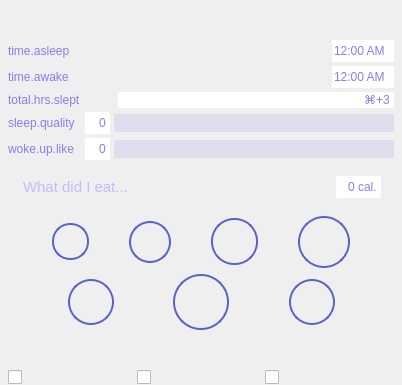
      <widget class="QWidget" name="bds_page">
       <layout class="QGridLayout" name="gridLayout_75">
        <property name="leftMargin">
         <number>8</number>
        </property>
        <property name="topMargin">
         <number>0</number>
        </property>
        <property name="rightMargin">
         <number>8</number>
        </property>
        <property name="bottomMargin">
         <number>0</number>
        </property>
        <property name="spacing">
         <number>0</number>
        </property>
        <item row="0" column="0">
         <widget class="QFrame" name="mainframe">
          <property name="minimumSize">
           <size>
            <width>245</width>
            <height>0</height>
           </size>
          </property>
          <layout class="QVBoxLayout" name="verticalLayout">
           <property name="spacing">
            <number>0</number>
           </property>
           <property name="leftMargin">
            <number>0</number>
           </property>
           <property name="topMargin">
            <number>0</number>
           </property>
           <property name="rightMargin">
            <number>0</number>
           </property>
           <property name="bottomMargin">
            <number>0</number>
           </property>
           <item>
            <widget class="QFrame" name="frame_3">
             <property name="sizePolicy">
              <sizepolicy hsizetype="Preferred" vsizetype="Preferred">
               <horstretch>0</horstretch>
               <verstretch>0</verstretch>
              </sizepolicy>
             </property>
             <layout class="QGridLayout" name="gridLayout_9">
              <property name="leftMargin">
               <number>0</number>
              </property>
              <property name="topMargin">
               <number>0</number>
              </property>
              <property name="rightMargin">
               <number>0</number>
              </property>
              <property name="bottomMargin">
               <number>0</number>
              </property>
              <property name="spacing">
               <number>4</number>
              </property>
              <item row="3" column="0">
               <widget class="QLabel" name="label_3">
                <property name="styleSheet">
                 <string notr="true">
/* ///////////////////////////////////////////////////////////////
QLabel
/////////////////////////////////////////////////////////////// */
QLabel {
font-weight:300;
	color: rgb(132, 127, 239);
}
QLabel:hover {
	color: rgb(162, 157, 255);
}
</string>
                </property>
                <property name="text">
                 <string>total.hrs.slept</string>
                </property>
               </widget>
              </item>
              <item row="5" column="1">
               <widget class="QSpinBox" name="woke_up_like">
                <property name="styleSheet">
                 <string notr="true">
/* ///////////////////////////////////////////////////////////////
QSpinBox
/////////////////////////////////////////////////////////////// */
QSpinBox {color:rgb(132,127,239);}
QSpinBox:hover {color: rgb(192,187,255);}
QSpinBox:focus {color: rgb(162,157,255);}
</string>
                </property>
                <property name="frame">
                 <bool>false</bool>
                </property>
                <property name="alignment">
                 <set>Qt::AlignRight|Qt::AlignTrailing|Qt::AlignVCenter</set>
                </property>
                <property name="buttonSymbols">
                 <enum>QAbstractSpinBox::NoButtons</enum>
                </property>
                <property name="suffix">
                 <string/>
                </property>
                <property name="minimum">
                 <number>0</number>
                </property>
                <property name="maximum">
                 <number>10</number>
                </property>
               </widget>
              </item>
              <item row="5" column="0">
               <widget class="QLabel" name="woke_like_lbl">
                <property name="styleSheet">
                 <string notr="true">
/* ///////////////////////////////////////////////////////////////
QLabel
/////////////////////////////////////////////////////////////// */
QLabel {
font-weight:300;
	color: rgb(132, 127, 239);
}
QLabel:hover {
	color: rgb(162, 157, 255);
}
</string>
                </property>
                <property name="text">
                 <string>woke.up.like</string>
                </property>
               </widget>
              </item>
              <item row="4" column="2" colspan="2">
               <widget class="QSlider" name="sleep_quality_slider">
                <property name="minimumSize">
                 <size>
                  <width>0</width>
                  <height>18</height>
                 </size>
                </property>
                <property name="styleSheet">
                 <string notr="true">
    /* ///////////////////////////////////////////////////////////////
    QSlider Colors
    /////////////////////////////////////////////////////////////// */
    
    QSlider::handle:horizontal {background:rgb(132,127,239);}
    QSlider::handle:horizontal:hover {background:rgb(162,157,255);}
    QSlider::handle:horizontal:pressed {background:rgb(112,107,219);}
    QSlider::groove:horizontal:hover {background:rgba(132,127,239,0.35);}
    QSlider::groove:horizontal {background:rgba(132,127,239,0.15);}

    </string>
                </property>
                <property name="maximum">
                 <number>10</number>
                </property>
                <property name="orientation">
                 <enum>Qt::Horizontal</enum>
                </property>
               </widget>
              </item>
              <item row="2" column="0">
               <widget class="QLabel" name="label_2">
                <property name="styleSheet">
                 <string notr="true">
/* ///////////////////////////////////////////////////////////////
QLabel
/////////////////////////////////////////////////////////////// */
QLabel {
font-weight:300;
	color: rgb(132, 127, 239);
}
QLabel:hover {
	color: rgb(162, 157, 255);
}
</string>
                </property>
                <property name="text">
                 <string>time.awake</string>
                </property>
               </widget>
              </item>
              <item row="4" column="1">
               <widget class="QSpinBox" name="sleep_quality">
                <property name="styleSheet">
                 <string notr="true">
/* ///////////////////////////////////////////////////////////////
QSpinBox
/////////////////////////////////////////////////////////////// */
QSpinBox {color:rgb(132,127,239);}
QSpinBox:hover {color: rgb(192,187,255);}
QSpinBox:focus {color: rgb(162,157,255);}
</string>
                </property>
                <property name="frame">
                 <bool>false</bool>
                </property>
                <property name="alignment">
                 <set>Qt::AlignRight|Qt::AlignTrailing|Qt::AlignVCenter</set>
                </property>
                <property name="buttonSymbols">
                 <enum>QAbstractSpinBox::NoButtons</enum>
                </property>
                <property name="suffix">
                 <string/>
                </property>
                <property name="minimum">
                 <number>0</number>
                </property>
                <property name="maximum">
                 <number>10</number>
                </property>
               </widget>
              </item>
              <item row="5" column="2" colspan="2">
               <widget class="QSlider" name="woke_up_like_slider">
                <property name="minimumSize">
                 <size>
                  <width>0</width>
                  <height>18</height>
                 </size>
                </property>
                <property name="styleSheet">
                 <string notr="true">
    /* ///////////////////////////////////////////////////////////////
    QSlider Colors
    /////////////////////////////////////////////////////////////// */
    
    QSlider::handle:horizontal {background:rgb(132,127,239);}
    QSlider::handle:horizontal:hover {background:rgb(162,157,255);}
    QSlider::handle:horizontal:pressed {background:rgb(112,107,219);}
    QSlider::groove:horizontal:hover {background:rgba(132,127,239,0.35);}
    QSlider::groove:horizontal {background:rgba(132,127,239,0.15);}

    </string>
                </property>
                <property name="maximum">
                 <number>10</number>
                </property>
                <property name="orientation">
                 <enum>Qt::Horizontal</enum>
                </property>
               </widget>
              </item>
              <item row="1" column="0">
               <widget class="QLabel" name="label">
                <property name="styleSheet">
                 <string notr="true">
/* ///////////////////////////////////////////////////////////////
QLabel
/////////////////////////////////////////////////////////////// */
QLabel {
font-weight:300;
	color: rgb(132, 127, 239);
}
QLabel:hover {
	color: rgb(162, 157, 255);
}
</string>
                </property>
                <property name="text">
                 <string>time.asleep</string>
                </property>
               </widget>
              </item>
              <item row="2" column="3" alignment="Qt::AlignRight">
               <widget class="QTimeEdit" name="time_awake">
                <property name="styleSheet">
                 <string notr="true">
/* ///////////////////////////////////////////////////////////////
QTimeEdit
/////////////////////////////////////////////////////////////// */
QTimeEdit {color:rgb(132,127,239);}
QTimeEdit:hover {color: rgb(152,147,255);}
QTimeEdit:focus {color: rgb(172,167,255);}
</string>
                </property>
                <property name="frame">
                 <bool>false</bool>
                </property>
                <property name="alignment">
                 <set>Qt::AlignLeading|Qt::AlignLeft|Qt::AlignVCenter</set>
                </property>
                <property name="buttonSymbols">
                 <enum>QAbstractSpinBox::NoButtons</enum>
                </property>
                <property name="displayFormat">
                 <string>hh:mm AP</string>
                </property>
               </widget>
              </item>
              <item row="4" column="0">
               <widget class="QLabel" name="sleep_quality_lbl">
                <property name="styleSheet">
                 <string notr="true">
/* ///////////////////////////////////////////////////////////////
QLabel
/////////////////////////////////////////////////////////////// */
QLabel {
font-weight:300;
	color: rgb(132, 127, 239);
}
QLabel:hover {
	color: rgb(162, 157, 255);
}
</string>
                </property>
                <property name="text">
                 <string>sleep.quality</string>
                </property>
               </widget>
              </item>
              <item row="3" column="3">
               <widget class="QLineEdit" name="total_hours_slept">
                <property name="styleSheet">
                 <string notr="true">
/* ///////////////////////////////////////////////////////////////
QTimeEdit
/////////////////////////////////////////////////////////////// */
QLineEdit {color:rgb(132,127,239);border:none;}
QLineEdit:hover {color: rgb(152,147,255);border:none;}
QLineEdit:focus {color: rgb(172,167,255);border:none;}
</string>
                </property>
                <property name="text">
                 <string>⌘+3</string>
                </property>
                <property name="frame">
                 <bool>false</bool>
                </property>
                <property name="alignment">
                 <set>Qt::AlignRight|Qt::AlignTrailing|Qt::AlignVCenter</set>
                </property>
                <property name="placeholderText">
                 <string>press opt+H to get total hours.</string>
                </property>
               </widget>
              </item>
              <item row="1" column="3" alignment="Qt::AlignRight">
               <widget class="QTimeEdit" name="time_asleep">
                <property name="styleSheet">
                 <string notr="true">
/* ///////////////////////////////////////////////////////////////
QTimeEdit
/////////////////////////////////////////////////////////////// */
QTimeEdit {color:rgb(132,127,239);}
QTimeEdit:hover {color: rgb(152,147,255);}
QTimeEdit:focus {color: rgb(172,167,255);}
</string>
                </property>
                <property name="frame">
                 <bool>false</bool>
                </property>
                <property name="alignment">
                 <set>Qt::AlignLeading|Qt::AlignLeft|Qt::AlignVCenter</set>
                </property>
                <property name="buttonSymbols">
                 <enum>QAbstractSpinBox::NoButtons</enum>
                </property>
                <property name="displayFormat">
                 <string>hh:mm AP</string>
                </property>
               </widget>
              </item>
              <item row="0" column="0" colspan="4">
               <spacer name="verticalSpacer_2">
                <property name="orientation">
                 <enum>Qt::Vertical</enum>
                </property>
                <property name="sizeHint" stdset="0">
                 <size>
                  <width>20</width>
                  <height>40</height>
                 </size>
                </property>
               </spacer>
              </item>
             </layout>
            </widget>
           </item>
           <item>
            <widget class="QFrame" name="diet_input_frame">
             <layout class="QGridLayout" name="gridLayout_12">
              <property name="leftMargin">
               <number>4</number>
              </property>
              <property name="topMargin">
               <number>4</number>
              </property>
              <property name="rightMargin">
               <number>4</number>
              </property>
              <property name="bottomMargin">
               <number>0</number>
              </property>
              <property name="horizontalSpacing">
               <number>0</number>
              </property>
              <item row="2" column="0" colspan="3">
               <widget class="QFrame" name="frame_4">
                <property name="styleSheet">
                 <string notr="true">QFrame {background: transparent;}
QPushButton {
padding:4px;
border:2px solid rgb(90,98,200);
background:transparent;

}
QPushButton:hover {
margin-top:1px;
margin-left:1px;
border:2px solid rgb(90,98,200);
background:rgb(90,98,200);
}

QPushButton:pressed {
	margin-top:0px;
	margin-left:0px;border:2px solid rgb(90,98,200);
}</string>
                </property>
                <layout class="QGridLayout" name="gridLayout_10">
                 <property name="leftMargin">
                  <number>0</number>
                 </property>
                 <property name="topMargin">
                  <number>0</number>
                 </property>
                 <property name="rightMargin">
                  <number>0</number>
                 </property>
                 <property name="bottomMargin">
                  <number>0</number>
                 </property>
                 <property name="spacing">
                  <number>0</number>
                 </property>
                 <item row="0" column="1">
                  <widget class="QPushButton" name="eight_ounce_cup">
                   <property name="styleSheet">
                    <string notr="true">QPushButton {min-width:25px;
max-width:25px;
min-height:25px;
max-height:25px;
border-radius:18;
image: url(:/newPrefix/waterBottles/8ozWaterBottle.png);
}
QPushButton:hover {border-radius:17;

image: url(:/newPrefix/waterBottles/8ozpress.png);
}
</string>
                   </property>
                   <property name="text">
                    <string/>
                   </property>
                  </widget>
                 </item>
                 <item row="0" column="7">
                  <widget class="QPushButton" name="thirty_two_ounce_cup">
                   <property name="styleSheet">
                    <string notr="true">QPushButton {min-width:40px;
max-width:40px;
min-height:40px;
max-height:40px;
border-radius:26;
	image: url(:/newPrefix/waterBottles/32oz.png);
}
QPushButton:hover {
border-radius:25;
image: url(:/newPrefix/waterBottles/32ozpress.png);}</string>
                   </property>
                   <property name="text">
                    <string/>
                   </property>
                  </widget>
                 </item>
                 <item row="0" column="4">
                  <spacer name="xx_11">
                   <property name="orientation">
                    <enum>Qt::Horizontal</enum>
                   </property>
                   <property name="sizeHint" stdset="0">
                    <size>
                     <width>40</width>
                     <height>20</height>
                    </size>
                   </property>
                  </spacer>
                 </item>
                 <item row="0" column="6">
                  <spacer name="xx_12">
                   <property name="orientation">
                    <enum>Qt::Horizontal</enum>
                   </property>
                   <property name="sizeHint" stdset="0">
                    <size>
                     <width>40</width>
                     <height>20</height>
                    </size>
                   </property>
                  </spacer>
                 </item>
                 <item row="0" column="2">
                  <spacer name="xx_10">
                   <property name="orientation">
                    <enum>Qt::Horizontal</enum>
                   </property>
                   <property name="sizeHint" stdset="0">
                    <size>
                     <width>40</width>
                     <height>20</height>
                    </size>
                   </property>
                  </spacer>
                 </item>
                 <item row="0" column="3">
                  <widget class="QPushButton" name="sixteen_ounce_cup">
                   <property name="styleSheet">
                    <string notr="true">QPushButton {
min-width:30px;
max-width:30px;
min-height:30px;
max-height:30px;
border-radius:21;
image: url(:/newPrefix/waterBottles/16ozWaterbottle.png);

}
QPushButton:hover {image: url(:/newPrefix/waterBottles/16ozpress.png);border-radius:20;}

</string>
                   </property>
                   <property name="text">
                    <string/>
                   </property>
                  </widget>
                 </item>
                 <item row="0" column="8">
                  <spacer name="xx_14">
                   <property name="orientation">
                    <enum>Qt::Horizontal</enum>
                   </property>
                   <property name="sizeHint" stdset="0">
                    <size>
                     <width>40</width>
                     <height>20</height>
                    </size>
                   </property>
                  </spacer>
                 </item>
                 <item row="0" column="5">
                  <widget class="QPushButton" name="twenty_four_ounce_cup">
                   <property name="styleSheet">
                    <string notr="true">QPushButton {
min-width:35px;
max-width:35px;
min-height:35px;
max-height:35px;
border-radius:23;
	image: url(:/newPrefix/waterBottles/24ox.png);

}
QPushButton:hover {
image: url(:/newPrefix/waterBottles/24ozPress.png);
border-radius:22;}
</string>
                   </property>
                   <property name="text">
                    <string/>
                   </property>
                   <property name="iconSize">
                    <size>
                     <width>24</width>
                     <height>24</height>
                    </size>
                   </property>
                  </widget>
                 </item>
                 <item row="0" column="0">
                  <spacer name="xx_15">
                   <property name="orientation">
                    <enum>Qt::Horizontal</enum>
                   </property>
                   <property name="sizeHint" stdset="0">
                    <size>
                     <width>40</width>
                     <height>20</height>
                    </size>
                   </property>
                  </spacer>
                 </item>
                </layout>
               </widget>
              </item>
              <item row="1" column="0">
               <widget class="QFrame" name="frame">
                <layout class="QHBoxLayout" name="horizontalLayout_6">
                 <item>
                  <widget class="QLineEdit" name="food_eaten">
                   <property name="minimumSize">
                    <size>
                     <width>155</width>
                     <height>0</height>
                    </size>
                   </property>
                   <property name="toolTip">
                    <string>Input food eaten or shake drank!</string>
                   </property>
                   <property name="styleSheet">
                    <string notr="true">QLineEdit {
    border:none;	font-size:11pt;
font-weight:12;
	color:rgb(144, 141, 255);
    background: transparent;
margin-top:4px;
margin-bottom:4px;
}
QLineEdit:hover {
border:none;
}
QLineEdit:focus {
border:none;
}
</string>
                   </property>
                   <property name="frame">
                    <bool>false</bool>
                   </property>
                   <property name="placeholderText">
                    <string>What did I eat...</string>
                   </property>
                   <property name="clearButtonEnabled">
                    <bool>true</bool>
                   </property>
                  </widget>
                 </item>
                 <item>
                  <widget class="QSpinBox" name="calories">
                   <property name="maximumSize">
                    <size>
                     <width>45</width>
                     <height>16777215</height>
                    </size>
                   </property>
                   <property name="styleSheet">
                    <string notr="true">
/* ///////////////////////////////////////////////////////////////
QTimeEdit
/////////////////////////////////////////////////////////////// */
QSpinBox {color:rgb(132,127,239);}
QSpinBox:hover {color: rgb(152,147,255);}
QSpinBox:focus {color: rgb(172,167,255);}
</string>
                   </property>
                   <property name="frame">
                    <bool>false</bool>
                   </property>
                   <property name="alignment">
                    <set>Qt::AlignRight|Qt::AlignTrailing|Qt::AlignVCenter</set>
                   </property>
                   <property name="buttonSymbols">
                    <enum>QAbstractSpinBox::NoButtons</enum>
                   </property>
                   <property name="suffix">
                    <string> cal.</string>
                   </property>
                   <property name="maximum">
                    <number>2000</number>
                   </property>
                   <property name="singleStep">
                    <number>10</number>
                   </property>
                  </widget>
                 </item>
                </layout>
               </widget>
              </item>
             </layout>
            </widget>
           </item>
           <item>
            <widget class="QFrame" name="commit_container">
             <property name="styleSheet">
              <string notr="true">QPushButton {
color:rgb(90,98,200);
font-weight:bold;
font-size:8pt;
border-radius: 23px;
padding: 6px;
min-width: 30px;
max-width: 30px;
min-height: 30px;
max-height: 30px;
border:2px solid rgb(90,98,200);
}

QPushButton:hover {
border-radius: 22px;
color: rgb(62, 59, 120);
margin-top:1px;
margin-left:1px;
border-color:rgb(120,128,230);
background-color: rgb(120,128,230);
}

QPushButton:pressed {
color: transparent;
margin: 0px;
padding:0px;
border-color:rgb(90,98,200);
background-color: rgb(90,98,200);
/*background-color: rgb(40,48,150);*/
}        </string>
             </property>
             <layout class="QGridLayout" name="gridLayout_56">
              <property name="leftMargin">
               <number>0</number>
              </property>
              <property name="topMargin">
               <number>6</number>
              </property>
              <property name="rightMargin">
               <number>0</number>
              </property>
              <property name="bottomMargin">
               <number>0</number>
              </property>
              <property name="spacing">
               <number>0</number>
              </property>
              <item row="1" column="1">
               <widget class="QPushButton" name="shower_c">
                <property name="styleSheet">
                 <string notr="true">QPushButton {
image:url(:/newPrefix/blueShowerhead.png);

}

QPushButton:hover {

image:url(:/newPrefix/Mac App icon 30.png);
}

</string>
                </property>
                <property name="text">
                 <string/>
                </property>
                <property name="iconSize">
                 <size>
                  <width>24</width>
                  <height>24</height>
                 </size>
                </property>
                <property name="checkable">
                 <bool>false</bool>
                </property>
                <property name="flat">
                 <bool>true</bool>
                </property>
               </widget>
              </item>
              <item row="0" column="3" rowspan="2">
               <spacer name="xx_8">
                <property name="orientation">
                 <enum>Qt::Horizontal</enum>
                </property>
                <property name="sizeHint" stdset="0">
                 <size>
                  <width>40</width>
                  <height>20</height>
                 </size>
                </property>
               </spacer>
              </item>
              <item row="0" column="5" rowspan="2">
               <spacer name="xx_5">
                <property name="orientation">
                 <enum>Qt::Horizontal</enum>
                </property>
                <property name="sizeHint" stdset="0">
                 <size>
                  <width>40</width>
                  <height>20</height>
                 </size>
                </property>
               </spacer>
              </item>
              <item row="0" column="7" rowspan="2">
               <spacer name="xx_13">
                <property name="orientation">
                 <enum>Qt::Horizontal</enum>
                </property>
                <property name="sizeHint" stdset="0">
                 <size>
                  <width>40</width>
                  <height>20</height>
                 </size>
                </property>
               </spacer>
              </item>
              <item row="1" column="6">
               <widget class="QPushButton" name="yoga_commit">
                <property name="styleSheet">
                 <string notr="true">QPushButton {
	image: url(:/newPrefix/blueYogai.png);

}

QPushButton:hover {

	image: url(:/newPrefix/basics2Wh.png);


}
</string>
                </property>
                <property name="text">
                 <string/>
                </property>
                <property name="iconSize">
                 <size>
                  <width>24</width>
                  <height>24</height>
                 </size>
                </property>
                <property name="checkable">
                 <bool>false</bool>
                </property>
                <property name="flat">
                 <bool>true</bool>
                </property>
               </widget>
              </item>
              <item row="0" column="0" rowspan="2">
               <spacer name="xx_9">
                <property name="orientation">
                 <enum>Qt::Horizontal</enum>
                </property>
                <property name="sizeHint" stdset="0">
                 <size>
                  <width>40</width>
                  <height>20</height>
                 </size>
                </property>
               </spacer>
              </item>
              <item row="1" column="4">
               <widget class="QPushButton" name="teeth_commit">
                <property name="styleSheet">
                 <string notr="true">
QPushButton {
min-height:40px;
max-height:40px;
min-width:40px;
max-width:40px;
border-radius:28;
image:url(:/newPrefix/blueteeth.png);
}

QPushButton:hover {
border-radius:27;
image:url(:/newPrefix/teethPressed.png);}
</string>
                </property>
                <property name="text">
                 <string/>
                </property>
                <property name="iconSize">
                 <size>
                  <width>24</width>
                  <height>24</height>
                 </size>
                </property>
                <property name="checkable">
                 <bool>false</bool>
                </property>
                <property name="flat">
                 <bool>true</bool>
                </property>
               </widget>
              </item>
              <item row="2" column="4">
               <spacer name="verticalSpacer">
                <property name="orientation">
                 <enum>Qt::Vertical</enum>
                </property>
                <property name="sizeHint" stdset="0">
                 <size>
                  <width>20</width>
                  <height>40</height>
                 </size>
                </property>
               </spacer>
              </item>
             </layout>
            </widget>
           </item>
           <item>
            <widget class="QFrame" name="hide_check_frame">
             <layout class="QHBoxLayout" name="horizontalLayout_2">
              <property name="spacing">
               <number>0</number>
              </property>
              <property name="leftMargin">
               <number>0</number>
              </property>
              <property name="topMargin">
               <number>0</number>
              </property>
              <property name="rightMargin">
               <number>0</number>
              </property>
              <property name="bottomMargin">
               <number>0</number>
              </property>
              <item>
               <widget class="QCheckBox" name="shower_check">
                <property name="text">
                 <string/>
                </property>
               </widget>
              </item>
              <item>
               <widget class="QCheckBox" name="tooth_check">
                <property name="text">
                 <string/>
                </property>
               </widget>
              </item>
              <item>
               <widget class="QCheckBox" name="exerc_check">
                <property name="text">
                 <string/>
                </property>
               </widget>
              </item>
             </layout>
            </widget>
           </item>
          </layout>
         </widget>
        </item>
       </layout>
      </widget>
